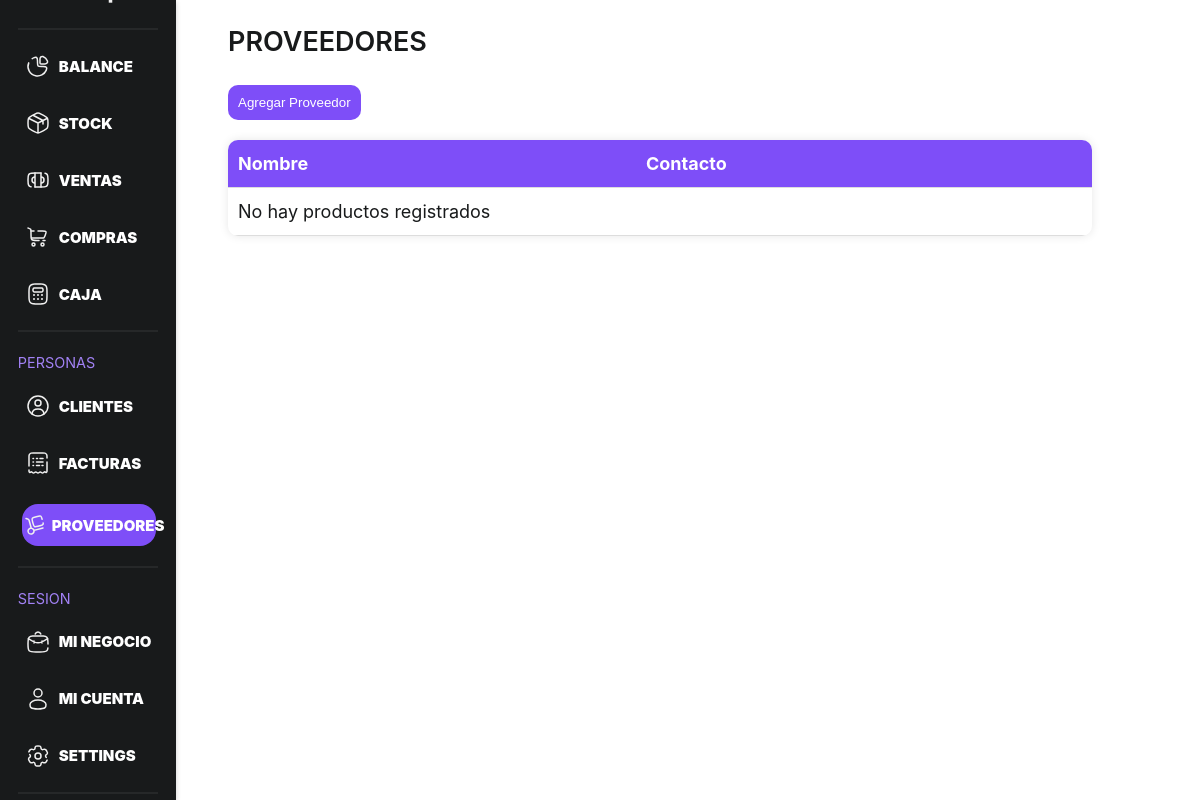
Before: /View/supplier.php (signed in) with the older database file.
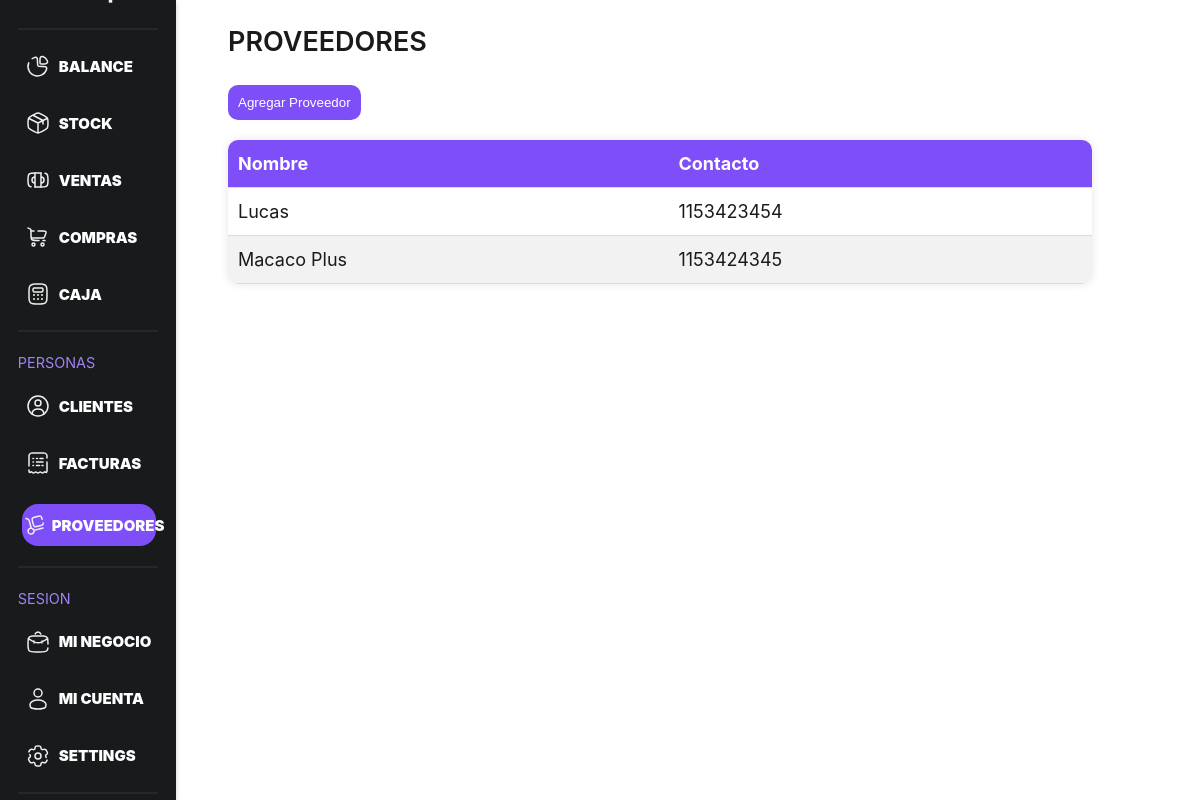
After: the same page with the newer database file.
### tables this page shows
CREATE TABLE `supplier` (
  `supplier_id` int(11) NOT NULL,
  `name` varchar(100) NOT NULL,
  `contact` int(100) NOT NULL,
  `user_id` int(11) NOT NULL
);

### Model/stockModel.php (called while the page is built, shortened)
<?php
class StockModel {
    private $conn;
    public function __construct($conn) {
        $this->conn = $conn;
    }
public function getUserSupplier($userId) {
    $stmt = $this->conn->prepare("SELECT * FROM supplier WHERE user_id = ? ORDER BY name ASC");
    $stmt->bind_param("i", $userId);
    $stmt->execute();
    $result = $stmt->get_result();
    return $result->fetch_all(MYSQLI_ASSOC);
}
}
?>

### View/supplier.php (the view, shortened to what this page needs)
<?php
require_once 'head.php';
require_once '../Model/stockModel.php';
require_once '../Model/connection.php';
$stockModel = new StockModel($conn);
$userId = $_SESSION['user_id'];
$suppliers = $stockModel->getUserSupplier($userId);
?>
<link rel="stylesheet" href="src/assets/css/global.css">
<link rel="stylesheet" href="src/assets/css/icon.css">
<link rel="stylesheet" href="src/assets/css/stock.css">
</head>
<body>
  <?php require_once 'nav.php'; ?>
  <div class="dashboard-container">
    <div class="dashboard-container--ajust">
        <article class="stock-container">
            <h1>Proveedores</h1>
            <section class="stock-menu">
                <div class="stock-menu--options">
                    <button class="menu--button">
                        <span>Agregar Proveedor</span>
                    </button>
                </div>
            </section>
            <section>
                <table class="stock-table">
                    <thead>
                        <tr>
                            <th>Nombre</th>
                            <th>Contacto</th>
                        </tr>
                    </thead>
                    <tbody>
                        <?php
                            if ($suppliers) {
                            foreach ($suppliers as $supplier) {
                                echo "<tr>";
                                echo "<td>{$supplier['name']}</td>";
                                echo "<td>{$supplier['contact']}</td>" ;
                                echo "</tr>";
                            }
                            } else {
                                echo "<tr><td colspan='2'>No hay productos registrados</td></tr>";
                            }
                        ?>
                    </tbody>
                </table>
        </article>
    </div>
  </div>
</body>

Changed rows visible on the page:
added supplier: name "Lucas", contact "1153423454"
added supplier: name "Macaco Plus", contact "1153424345"
Other visible differences:
text no longer shown: "No hay productos registrados"
